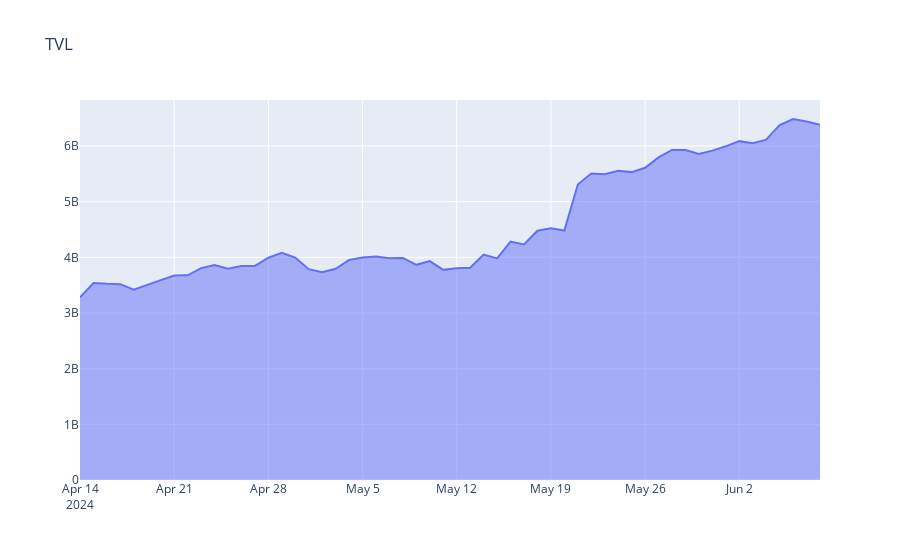

This figure's notebook cell:
### Code cell
# Plot tvl
fig = go.Figure()

fig.add_trace(go.Scatter(x=prices_df_jun.index, y=prices_df_jun['tvl'], mode='lines', name='Jun', fill='tozeroy'))

# Set the title
fig.update_layout(title='TVL')
